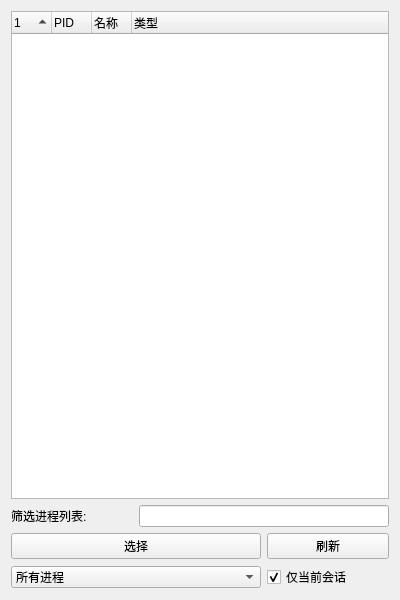
<?xml version="1.0" encoding="UTF-8"?>
<ui version="4.0">
 <class>frm_proc</class>
 <widget class="QWidget" name="frm_proc">
  <property name="geometry">
   <rect>
    <x>0</x>
    <y>0</y>
    <width>400</width>
    <height>600</height>
   </rect>
  </property>
  <property name="windowTitle">
   <string>选择进程</string>
  </property>
  <property name="windowIcon">
   <iconset>
    <normaloff>:/GuiMain/GH Icon.ico</normaloff>:/GuiMain/GH Icon.ico</iconset>
  </property>
  <layout class="QGridLayout" name="gridLayout">
   <item row="0" column="0">
    <layout class="QGridLayout" name="grid_proc">
     <item row="1" column="0">
      <widget class="QLabel" name="lbl_filter">
       <property name="text">
        <string>筛选进程列表:</string>
       </property>
       <property name="buddy">
        <cstring>txt_filter</cstring>
       </property>
      </widget>
     </item>
     <item row="3" column="2">
      <widget class="QCheckBox" name="cb_session">
       <property name="text">
        <string>仅当前会话</string>
       </property>
       <property name="checked">
        <bool>true</bool>
       </property>
      </widget>
     </item>
     <item row="2" column="0" colspan="2">
      <widget class="QPushButton" name="btn_select">
       <property name="text">
        <string>选择</string>
       </property>
      </widget>
     </item>
     <item row="2" column="2">
      <widget class="QPushButton" name="btn_refresh">
       <property name="text">
        <string>刷新</string>
       </property>
      </widget>
     </item>
     <item row="0" column="0" colspan="3">
      <widget class="QTreeWidget" name="tree_process">
       <property name="sizePolicy">
        <sizepolicy hsizetype="Preferred" vsizetype="Expanding">
         <horstretch>0</horstretch>
         <verstretch>0</verstretch>
        </sizepolicy>
       </property>
       <property name="minimumSize">
        <size>
         <width>370</width>
         <height>0</height>
        </size>
       </property>
       <property name="sortingEnabled">
        <bool>true</bool>
       </property>
       <attribute name="headerMinimumSectionSize">
        <number>40</number>
       </attribute>
       <attribute name="headerDefaultSectionSize">
        <number>40</number>
       </attribute>
       <attribute name="headerStretchLastSection">
        <bool>true</bool>
       </attribute>
       <column>
        <property name="text">
         <string/>
        </property>
       </column>
       <column>
        <property name="text">
         <string>PID</string>
        </property>
       </column>
       <column>
        <property name="text">
         <string>名称</string>
        </property>
       </column>
       <column>
        <property name="text">
         <string>类型</string>
        </property>
       </column>
      </widget>
     </item>
     <item row="3" column="0" colspan="2">
      <widget class="QComboBox" name="cmb_arch">
       <item>
        <property name="text">
         <string>所有进程</string>
        </property>
       </item>
       <item>
        <property name="text">
         <string>仅 x64 进程</string>
        </property>
       </item>
       <item>
        <property name="text">
         <string>仅 x86 进程</string>
        </property>
       </item>
      </widget>
     </item>
     <item row="1" column="1" colspan="2">
      <widget class="QLineEdit" name="txt_filter"/>
     </item>
    </layout>
   </item>
  </layout>
 </widget>
 <resources>
  <include location="GuiMain.qrc"/>
 </resources>
 <connections/>
</ui>
